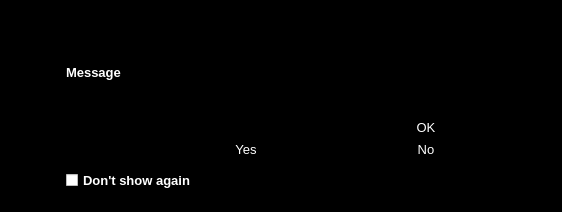
<?xml version="1.0" encoding="UTF-8"?>
<ui version="4.0">
 <class>MessageBoxDialog</class>
 <widget class="QDialog" name="MessageBoxDialog">
  <property name="geometry">
   <rect>
    <x>0</x>
    <y>0</y>
    <width>562</width>
    <height>212</height>
   </rect>
  </property>
  <property name="sizePolicy">
   <sizepolicy hsizetype="Preferred" vsizetype="Minimum">
    <horstretch>0</horstretch>
    <verstretch>0</verstretch>
   </sizepolicy>
  </property>
  <property name="minimumSize">
   <size>
    <width>550</width>
    <height>0</height>
   </size>
  </property>
  <property name="windowTitle">
   <string/>
  </property>
  <property name="styleSheet">
   <string notr="true">#MessageBoxDialog {
	background-color: rgb(0, 0, 0);
}

/* =========== CheckBox ==============*/
QCheckBox {
    spacing: 5px;
	color: #FFFFFF;
}

QCheckBox::indicator {
    width: 12px;
    height: 12px;
}

QCheckBox::indicator:unchecked {
	image: url(:/res/check_unchecked.png);
}

QCheckBox::indicator:unchecked:hover {
    image: url(:/res/check_unchecked.png);
}

QCheckBox::indicator:unchecked:pressed {
    image: url(:/res/check_unchecked.png);
}

QCheckBox::indicator:checked {
	image: url(:/res/check_checked.png);
}

QCheckBox::indicator:checked:hover {
    image: url(:/res/check_checked.png);
}

QCheckBox::indicator:checked:pressed {
    image: url(:/res/check_checked.png);
}</string>
  </property>
  <layout class="QVBoxLayout" name="verticalLayout_2">
   <property name="spacing">
    <number>6</number>
   </property>
   <property name="margin">
    <number>6</number>
   </property>
   <item>
    <widget class="QFrame" name="frame">
     <property name="styleSheet">
      <string notr="true">#frame {
	background-color: rgba(0, 0, 0, 180);
    border-style:none;
}</string>
     </property>
     <property name="frameShape">
      <enum>QFrame::StyledPanel</enum>
     </property>
     <property name="frameShadow">
      <enum>QFrame::Raised</enum>
     </property>
     <layout class="QVBoxLayout" name="verticalLayout" stretch="0,0,1,0,0,0,0,0">
      <property name="spacing">
       <number>0</number>
      </property>
      <property name="margin">
       <number>0</number>
      </property>
      <item>
       <widget class="QWidget" name="wCaption" native="true">
        <property name="minimumSize">
         <size>
          <width>0</width>
          <height>35</height>
         </size>
        </property>
        <property name="maximumSize">
         <size>
          <width>16777215</width>
          <height>35</height>
         </size>
        </property>
        <property name="styleSheet">
         <string notr="true">#wCaption {
	background-color:  rgb(0, 0, 0);
}</string>
        </property>
        <property name="is_header" stdset="0">
         <bool>true</bool>
        </property>
        <layout class="QHBoxLayout" name="horizontalLayout_19">
         <property name="margin">
          <number>0</number>
         </property>
         <item>
          <spacer name="horizontalSpacer_26">
           <property name="orientation">
            <enum>Qt::Horizontal</enum>
           </property>
           <property name="sizeType">
            <enum>QSizePolicy::Fixed</enum>
           </property>
           <property name="sizeHint" stdset="0">
            <size>
             <width>7</width>
             <height>20</height>
            </size>
           </property>
          </spacer>
         </item>
         <item>
          <widget class="QLabel" name="lbTitleIcon">
           <property name="sizePolicy">
            <sizepolicy hsizetype="Preferred" vsizetype="Preferred">
             <horstretch>0</horstretch>
             <verstretch>0</verstretch>
            </sizepolicy>
           </property>
           <property name="minimumSize">
            <size>
             <width>30</width>
             <height>30</height>
            </size>
           </property>
           <property name="maximumSize">
            <size>
             <width>30</width>
             <height>30</height>
            </size>
           </property>
           <property name="text">
            <string/>
           </property>
          </widget>
         </item>
         <item>
          <widget class="QLabel" name="lbTitle">
           <property name="font">
            <font>
             <pointsize>11</pointsize>
             <stylestrategy>PreferAntialias</stylestrategy>
            </font>
           </property>
           <property name="styleSheet">
            <string notr="true">QLabel {
	color: #FFFFFF;
}</string>
           </property>
           <property name="text">
            <string/>
           </property>
          </widget>
         </item>
         <item>
          <widget class="QPushButton" name="bClose">
           <property name="minimumSize">
            <size>
             <width>30</width>
             <height>30</height>
            </size>
           </property>
           <property name="maximumSize">
            <size>
             <width>30</width>
             <height>30</height>
            </size>
           </property>
           <property name="styleSheet">
            <string notr="true">QPushButton {
	background-color: transparent;
	background-image: url(:/res/close_normal.png);
	background-repeat: no-repeat;
	background-position: center;
	border: 0px solid gray;
}
QPushButton:pressed:flat {
	background-color: #FF1A2E;
	background-image: url(:/res/close_normal.png);
	background-repeat: no-repeat;
	background-position: center;
}

QPushButton:hover {
	background-color: #d80317;
	background-image: url(:/res/close_normal.png);
	background-repeat: no-repeat;
	background-position: center;
}</string>
           </property>
           <property name="text">
            <string notr="true"/>
           </property>
           <property name="flat">
            <bool>true</bool>
           </property>
          </widget>
         </item>
        </layout>
       </widget>
      </item>
      <item>
       <spacer name="verticalSpacer">
        <property name="orientation">
         <enum>Qt::Vertical</enum>
        </property>
        <property name="sizeType">
         <enum>QSizePolicy::Fixed</enum>
        </property>
        <property name="sizeHint" stdset="0">
         <size>
          <width>20</width>
          <height>24</height>
         </size>
        </property>
       </spacer>
      </item>
      <item>
       <layout class="QHBoxLayout" name="horizontalLayout_2">
        <item>
         <spacer name="horizontalSpacer">
          <property name="orientation">
           <enum>Qt::Horizontal</enum>
          </property>
          <property name="sizeType">
           <enum>QSizePolicy::Fixed</enum>
          </property>
          <property name="sizeHint" stdset="0">
           <size>
            <width>60</width>
            <height>20</height>
           </size>
          </property>
         </spacer>
        </item>
        <item>
         <widget class="QLabel" name="lbMainText">
          <property name="font">
           <font>
            <pointsize>10</pointsize>
            <weight>75</weight>
            <bold>true</bold>
           </font>
          </property>
          <property name="styleSheet">
           <string notr="true">QLabel {
	color: #FFFFFF;
}</string>
          </property>
          <property name="text">
           <string notr="true">Message</string>
          </property>
          <property name="scaledContents">
           <bool>true</bool>
          </property>
          <property name="alignment">
           <set>Qt::AlignLeading|Qt::AlignLeft|Qt::AlignTop</set>
          </property>
          <property name="wordWrap">
           <bool>true</bool>
          </property>
          <property name="textInteractionFlags">
           <set>Qt::LinksAccessibleByMouse|Qt::TextSelectableByMouse</set>
          </property>
         </widget>
        </item>
        <item>
         <spacer name="horizontalSpacer_2">
          <property name="orientation">
           <enum>Qt::Horizontal</enum>
          </property>
          <property name="sizeType">
           <enum>QSizePolicy::Fixed</enum>
          </property>
          <property name="sizeHint" stdset="0">
           <size>
            <width>50</width>
            <height>20</height>
           </size>
          </property>
         </spacer>
        </item>
       </layout>
      </item>
      <item>
       <spacer name="verticalSpacer_3">
        <property name="orientation">
         <enum>Qt::Vertical</enum>
        </property>
        <property name="sizeType">
         <enum>QSizePolicy::Fixed</enum>
        </property>
        <property name="sizeHint" stdset="0">
         <size>
          <width>20</width>
          <height>16</height>
         </size>
        </property>
       </spacer>
      </item>
      <item>
       <widget class="QWidget" name="wAcceptHolder" native="true">
        <property name="minimumSize">
         <size>
          <width>0</width>
          <height>22</height>
         </size>
        </property>
        <layout class="QHBoxLayout" name="horizontalLayout">
         <property name="spacing">
          <number>0</number>
         </property>
         <property name="margin">
          <number>0</number>
         </property>
         <item>
          <spacer name="horizontalSpacer_3">
           <property name="orientation">
            <enum>Qt::Horizontal</enum>
           </property>
           <property name="sizeHint" stdset="0">
            <size>
             <width>40</width>
             <height>20</height>
            </size>
           </property>
          </spacer>
         </item>
         <item>
          <widget class="QPushButton" name="bSign">
           <property name="font">
            <font>
             <pointsize>10</pointsize>
             <stylestrategy>PreferAntialias</stylestrategy>
            </font>
           </property>
           <property name="styleSheet">
            <string notr="true">QPushButton {
	background-color: rgba(0, 0, 0, 200);
	color: #FFFFFF;
	border: 0px solid gray;
	max-height: 20px;
	min-height: 20px;
	max-width: 160px;
	min-width: 160px;
}

QPushButton:hover {
	background-color: #d80317;
}

QPushButton:pressed:flat {
	background-color: #d80317;
}</string>
           </property>
           <property name="text">
            <string>OK</string>
           </property>
           <property name="flat">
            <bool>true</bool>
           </property>
          </widget>
         </item>
         <item>
          <spacer name="horizontalSpacer_4">
           <property name="orientation">
            <enum>Qt::Horizontal</enum>
           </property>
           <property name="sizeType">
            <enum>QSizePolicy::Fixed</enum>
           </property>
           <property name="sizeHint" stdset="0">
            <size>
             <width>50</width>
             <height>20</height>
            </size>
           </property>
          </spacer>
         </item>
        </layout>
       </widget>
      </item>
      <item>
       <widget class="QWidget" name="wYesNoHolder" native="true">
        <property name="minimumSize">
         <size>
          <width>0</width>
          <height>22</height>
         </size>
        </property>
        <layout class="QHBoxLayout" name="horizontalLayout_4">
         <property name="spacing">
          <number>0</number>
         </property>
         <property name="margin">
          <number>0</number>
         </property>
         <item>
          <spacer name="horizontalSpacer_7">
           <property name="orientation">
            <enum>Qt::Horizontal</enum>
           </property>
           <property name="sizeHint" stdset="0">
            <size>
             <width>40</width>
             <height>20</height>
            </size>
           </property>
          </spacer>
         </item>
         <item>
          <widget class="QPushButton" name="bYes">
           <property name="font">
            <font>
             <pointsize>10</pointsize>
             <stylestrategy>PreferAntialias</stylestrategy>
            </font>
           </property>
           <property name="styleSheet">
            <string notr="true">QPushButton {
    background-color: rgba(0, 0, 0, 200);
	color: #FFFFFF;
	border: 0px solid gray;
	max-height: 20px;
	min-height: 20px;
	max-width: 160px;
	min-width: 160px;
}

QPushButton:hover {
	background-color: #d80317;
}

QPushButton:pressed:flat {
	background-color: #d80317;
}</string>
           </property>
           <property name="text">
            <string>Yes</string>
           </property>
           <property name="flat">
            <bool>true</bool>
           </property>
          </widget>
         </item>
         <item>
          <spacer name="horizontalSpacer_9">
           <property name="orientation">
            <enum>Qt::Horizontal</enum>
           </property>
           <property name="sizeType">
            <enum>QSizePolicy::Fixed</enum>
           </property>
           <property name="sizeHint" stdset="0">
            <size>
             <width>20</width>
             <height>20</height>
            </size>
           </property>
          </spacer>
         </item>
         <item>
          <widget class="QPushButton" name="bNo">
           <property name="font">
            <font>
             <pointsize>10</pointsize>
             <stylestrategy>PreferAntialias</stylestrategy>
            </font>
           </property>
           <property name="styleSheet">
            <string notr="true">QPushButton {
	background-color: rgba(0, 0, 0, 200);
	color: #FFFFFF;
	border: 0px solid gray;
	max-height: 20px;
	min-height: 20px;
	max-width: 160px;
	min-width: 160px;
}

QPushButton:hover {
	background-color: #d80317;
}

QPushButton:pressed:flat {
	background-color: #d80317;
}</string>
           </property>
           <property name="text">
            <string>No</string>
           </property>
           <property name="flat">
            <bool>true</bool>
           </property>
          </widget>
         </item>
         <item>
          <spacer name="horizontalSpacer_8">
           <property name="orientation">
            <enum>Qt::Horizontal</enum>
           </property>
           <property name="sizeType">
            <enum>QSizePolicy::Fixed</enum>
           </property>
           <property name="sizeHint" stdset="0">
            <size>
             <width>50</width>
             <height>20</height>
            </size>
           </property>
          </spacer>
         </item>
        </layout>
       </widget>
      </item>
      <item>
       <widget class="QWidget" name="wCheckboxHolder" native="true">
        <property name="minimumSize">
         <size>
          <width>0</width>
          <height>22</height>
         </size>
        </property>
        <layout class="QHBoxLayout" name="horizontalLayout_5">
         <property name="spacing">
          <number>0</number>
         </property>
         <property name="leftMargin">
          <number>0</number>
         </property>
         <property name="topMargin">
          <number>10</number>
         </property>
         <property name="rightMargin">
          <number>0</number>
         </property>
         <property name="bottomMargin">
          <number>0</number>
         </property>
         <item>
          <spacer name="horizontalSpacer_11">
           <property name="orientation">
            <enum>Qt::Horizontal</enum>
           </property>
           <property name="sizeType">
            <enum>QSizePolicy::Fixed</enum>
           </property>
           <property name="sizeHint" stdset="0">
            <size>
             <width>60</width>
             <height>20</height>
            </size>
           </property>
          </spacer>
         </item>
         <item>
          <widget class="QCheckBox" name="cbDontShow">
           <property name="font">
            <font>
             <pointsize>10</pointsize>
             <weight>75</weight>
             <bold>true</bold>
            </font>
           </property>
           <property name="text">
            <string>Don't show again</string>
           </property>
          </widget>
         </item>
         <item>
          <spacer name="horizontalSpacer_10">
           <property name="orientation">
            <enum>Qt::Horizontal</enum>
           </property>
           <property name="sizeHint" stdset="0">
            <size>
             <width>40</width>
             <height>20</height>
            </size>
           </property>
          </spacer>
         </item>
        </layout>
       </widget>
      </item>
      <item>
       <spacer name="verticalSpacer_2">
        <property name="orientation">
         <enum>Qt::Vertical</enum>
        </property>
        <property name="sizeType">
         <enum>QSizePolicy::Fixed</enum>
        </property>
        <property name="sizeHint" stdset="0">
         <size>
          <width>20</width>
          <height>16</height>
         </size>
        </property>
       </spacer>
      </item>
     </layout>
    </widget>
   </item>
  </layout>
 </widget>
 <resources/>
 <connections>
  <connection>
   <sender>bSign</sender>
   <signal>clicked()</signal>
   <receiver>MessageBoxDialog</receiver>
   <slot>accept()</slot>
   <hints>
    <hint type="sourcelabel">
     <x>458</x>
     <y>121</y>
    </hint>
    <hint type="destinationlabel">
     <x>370</x>
     <y>105</y>
    </hint>
   </hints>
  </connection>
  <connection>
   <sender>bClose</sender>
   <signal>clicked()</signal>
   <receiver>MessageBoxDialog</receiver>
   <slot>reject()</slot>
   <hints>
    <hint type="sourcelabel">
     <x>546</x>
     <y>20</y>
    </hint>
    <hint type="destinationlabel">
     <x>392</x>
     <y>43</y>
    </hint>
   </hints>
  </connection>
  <connection>
   <sender>bYes</sender>
   <signal>clicked()</signal>
   <receiver>MessageBoxDialog</receiver>
   <slot>accept()</slot>
   <hints>
    <hint type="sourcelabel">
     <x>224</x>
     <y>129</y>
    </hint>
    <hint type="destinationlabel">
     <x>274</x>
     <y>78</y>
    </hint>
   </hints>
  </connection>
  <connection>
   <sender>bNo</sender>
   <signal>clicked()</signal>
   <receiver>MessageBoxDialog</receiver>
   <slot>reject()</slot>
   <hints>
    <hint type="sourcelabel">
     <x>404</x>
     <y>129</y>
    </hint>
    <hint type="destinationlabel">
     <x>274</x>
     <y>78</y>
    </hint>
   </hints>
  </connection>
 </connections>
</ui>
